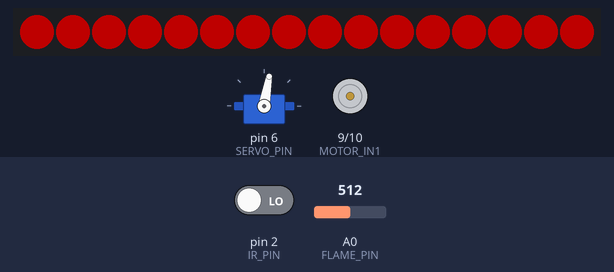
A sketch run on a simulated Arduino Uno, built with avr-gcc and run on an emulated ATmega328P. On the bench: 16 RGB LEDs in strip order, left to right, servo, motor-driver pin pairs drawn as motors (green arrow = first pin HIGH = forward, orange = second pin HIGH = backward, longer = more drive). The test bench sets the inputs (shaded band); at power-on: pin 2 (IR_PIN) LOW, A0 (FLAME_PIN) = 512. Dim RGB values are drawn brighter than linear; what the sketch prints to the serial monitor is not drawn.

Above: at 0.72 s.
At 39.68 s:
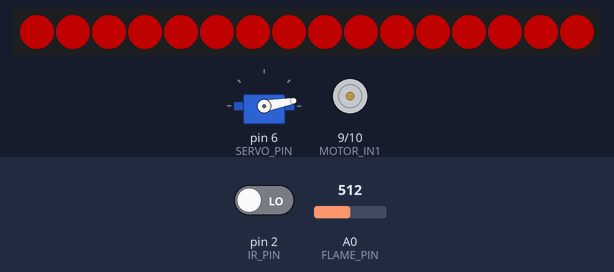
Timing chart, 0 to 40.0 s (numbered marks = the images above):
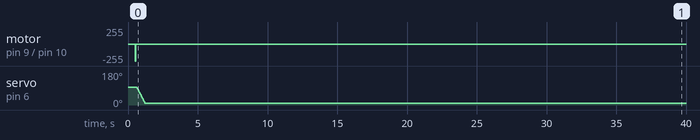

Measured:
- by itself, motor on pin 9 (MOTOR_IN1) / pin 10 (MOTOR_IN2): stopped → backward 255/255 at 0.50 s, → stopped 0.06 s later
- by itself, servo on pin 6 (SERVO_PIN): moves from 93° to 10° over 0.58 s

The sketch:

standalone_test.ino
```cpp
// 사용자가 만든 단독 시험용 스케치 (2026-10-07 받은 그대로 보관). 서버와 연동하는 판은 ../omx_io/omx_io.ino
#include <Servo.h>
#include <Adafruit_NeoPixel.h>

// 핀 설정
const int IR_PIN    = 2;    // IR 센서 OUT
const int SERVO_PIN = 6;    // 서보 신호선
const int MOTOR_IN1 = 9;    // L298N IN1
const int MOTOR_IN2 = 10;   // L298N IN2
const int PIXEL_PIN = 13;   // 네오픽셀 DIN
const int FLAME_PIN = A0;   // 화염 센서

// 네오픽셀 설정
const int NUM_PIXELS = 16;  // 네오픽셀 LED 개수
const int BRIGHTNESS = 80;  // 밝기 0~255

// 서보 각도
const int ANGLE_RUN  = 93;  // 평소 위치
const int ANGLE_STOP = 10;  // 감지 시 위치

// 서보 이동 시간 (93도 ↔ 10도 전체 이동에 걸리는 시간, ms)
const unsigned long SERVO_MOVE_TIME = 600;
const unsigned long SERVO_STEP_INTERVAL =
  SERVO_MOVE_TIME / abs(ANGLE_RUN - ANGLE_STOP);

// 물체가 치워진 뒤 복귀까지 대기 시간 (ms)
const unsigned long RELEASE_TIME = 500;

// 화염 설정 (풀다운 배선: 불꽃 감지 시 값 증가)
const int FLAME_THRESHOLD = 100;            // 이 값보다 크면 불꽃 감지 (테스트 후 조정)
const unsigned long FLAME_HOLD_TIME = 5000; // 마지막 감지 후 경보 유지 시간 (ms)
const unsigned long BLINK_INTERVAL  = 250;  // 빨간색 점멸 간격 (ms)

Servo servo;
Adafruit_NeoPixel pixels(NUM_PIXELS, PIXEL_PIN, NEO_GRB + NEO_KHZ800);

// 동작 상태
enum Mode { MODE_RUN, MODE_OBJECT, MODE_FLAME };
Mode mode = MODE_RUN;

unsigned long lastDetectTime = 0;
unsigned long lastFlameTime  = 0;
unsigned long lastBlinkTime  = 0;
unsigned long lastPrintTime  = 0;
bool blinkOn = false;

int currentAngle = ANGLE_RUN;
int targetAngle  = ANGLE_RUN;
unsigned long lastServoStep = 0;

void setColor(uint8_t r, uint8_t g, uint8_t b) {
  for (int i = 0; i < NUM_PIXELS; i++) {
    pixels.setPixelColor(i, pixels.Color(r, g, b));
  }
  pixels.show();
}

// 컨베이어 동작 (반대 방향)
void conveyorRun() {
  digitalWrite(MOTOR_IN1, LOW);
  digitalWrite(MOTOR_IN2, HIGH);
}

void conveyorStop() {
  digitalWrite(MOTOR_IN1, LOW);
  digitalWrite(MOTOR_IN2, LOW);
}

// 서보를 목표 각도까지 1도씩 천천히 이동
void updateServo() {
  if (currentAngle == targetAngle) return;
  if (millis() - lastServoStep < SERVO_STEP_INTERVAL) return;

  lastServoStep = millis();
  currentAngle += (targetAngle > currentAngle) ? 1 : -1;
  servo.write(currentAngle);
}

// 평소 상태: 컨베이어 동작, 녹색, 서보 93도
void enterRun() {
  conveyorRun();
  setColor(0, 255, 0);
  targetAngle = ANGLE_RUN;
  mode = MODE_RUN;
  Serial.println("정상 → 컨베이어 동작, 녹색, 서보 93도");
}

// 물체 감지: 컨베이어 정지, 하늘색, 서보 10도
void enterObject() {
  conveyorStop();
  setColor(0, 180, 255);
  targetAngle = ANGLE_STOP;
  mode = MODE_OBJECT;
  Serial.println("물체 감지 → 컨베이어 정지, 하늘색, 서보 10도");
}

// 화염 감지: 컨베이어 정지, 빨간색 점멸, 서보 10도
void enterFlame() {
  conveyorStop();
  targetAngle = ANGLE_STOP;
  blinkOn = true;
  setColor(255, 0, 0);
  lastBlinkTime = millis();
  mode = MODE_FLAME;
  Serial.println("FLAME DETECTED! → 컨베이어 정지, 빨간색 점멸, 서보 10도");
}

// 빨간색 점멸
void updateBlink() {
  if (millis() - lastBlinkTime < BLINK_INTERVAL) return;
  lastBlinkTime = millis();
  blinkOn = !blinkOn;
  if (blinkOn) setColor(255, 0, 0);
  else         setColor(0, 0, 0);
}

void setup() {
  Serial.begin(9600);

  pinMode(IR_PIN, INPUT);
  pinMode(FLAME_PIN, INPUT);
  pinMode(MOTOR_IN1, OUTPUT);
  pinMode(MOTOR_IN2, OUTPUT);
  conveyorStop();                 // 시작 직후 모터 정지 상태로 고정

  pixels.begin();
  pixels.setBrightness(BRIGHTNESS);

  servo.write(ANGLE_RUN);         // attach 전에 각도 지정 (튐 방지)
  servo.attach(SERVO_PIN);

  delay(500);                     // 전원 안정화 대기
  Serial.println("시작 (IR D2 / 화염 A0 / 서보 D6 / 모터 D9,D10 / LED D13)");
  enterRun();
}

void loop() {
  bool objectDetected = (digitalRead(IR_PIN) == LOW);   // 감지 시 LOW
  int flameValue = analogRead(FLAME_PIN);
  bool flameDetected = (flameValue > FLAME_THRESHOLD);  // 불꽃 감지 시 값 증가

  if (objectDetected) lastDetectTime = millis();

  // 화염 감지가 가장 우선
  if (flameDetected) {
    lastFlameTime = millis();
    if (mode != MODE_FLAME) enterFlame();
  }

  if (mode == MODE_FLAME) {
    if (millis() - lastFlameTime >= FLAME_HOLD_TIME) {
      // 5초간 불꽃이 없으면 경보 해제 후 물체 상태에 따라 복귀
      if (objectDetected) enterObject();
      else                enterRun();
    } else {
      updateBlink();
    }
  } else if (mode == MODE_RUN) {
    if (objectDetected) enterObject();
  } else if (mode == MODE_OBJECT) {
    if (!objectDetected && millis() - lastDetectTime > RELEASE_TIME) {
      enterRun();
    }
  }

  updateServo();

  // 화염 센서 값 1초마다 출력 (기준값 조정용)
  if (millis() - lastPrintTime >= 1000) {
    lastPrintTime = millis();
    Serial.print("Flame Value: ");
    Serial.println(flameValue);
  }
}
```
